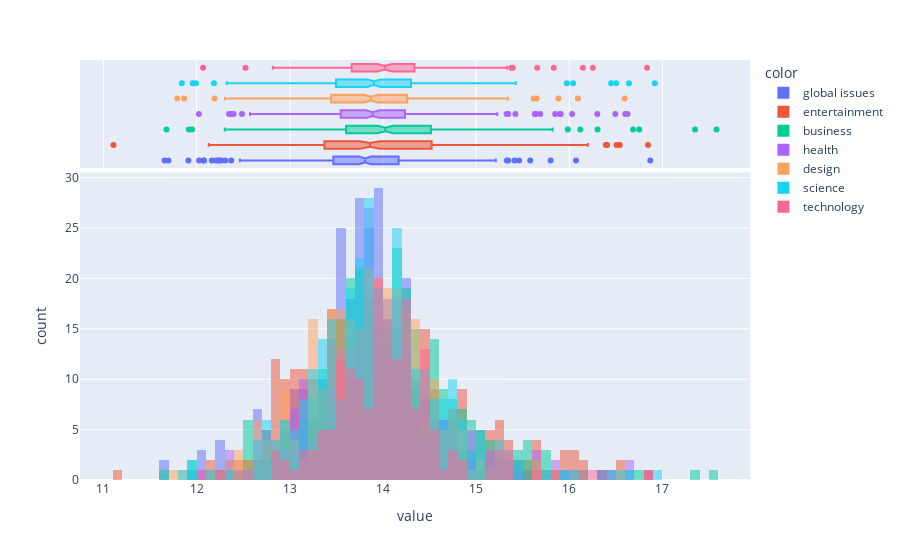

This figure's notebook cell:
### Code cell
topic_df = df.dropna()
px.histogram(np.log(topic_df['views']), color=topic_df['dominant_group'], barmode="overlay", marginal="box").show()
print("Median views:")
print(topic_df.groupby("dominant_group")["views"].median())
print("Total views:")
print(topic_df.groupby("dominant_group")["views"].sum())

### Figure 1 — Plotly figure (JSON) as saved in the notebook; plotly's stock layout.template omitted (floating-point values rounded to 4 significant figures; data arrays with more than 128 entries replaced by an {"elided": "..."} marker saying what was removed)
{"data": [{"alignmentgroup": "True", "bingroup": "x", "hovertemplate": "color=global issues<br>value=%{x}<br>count=%{y}<extra></extra>", "legendgroup": "global issues", "marker": {"color": "#636efa", "opacity": 0.5, "pattern": {"shape": ""}}, "name": "global issues", "offsetgroup": "global issues", "orientation": "v", "showlegend": true, "x": {"elided": "315 float values"}, "xaxis": "x", "yaxis": "y", "type": "histogram"}, {"alignmentgroup": "True", "hovertemplate": "color=global issues<br>value=%{x}<extra></extra>", "legendgroup": "global issues", "marker": {"color": "#636efa"}, "name": "global issues", "notched": true, "offsetgroup": "global issues", "showlegend": false, "x": {"elided": "315 float values"}, "xaxis": "x2", "yaxis": "y2", "type": "box"}, {"alignmentgroup": "True", "bingroup": "x", "hovertemplate": "color=entertainment<br>value=%{x}<br>count=%{y}<extra></extra>", "legendgroup": "entertainment", "marker": {"color": "#EF553B", "opacity": 0.5, "pattern": {"shape": ""}}, "name": "entertainment", "offsetgroup": "entertainment", "orientation": "v", "showlegend": true, "x": {"elided": "292 float values"}, "xaxis": "x", "yaxis": "y", "type": "histogram"}, {"alignmentgroup": "True", "hovertemplate": "color=entertainment<br>value=%{x}<extra></extra>", "legendgroup": "entertainment", "marker": {"color": "#EF553B"}, "name": "entertainment", "notched": true, "offsetgroup": "entertainment", "showlegend": false, "x": {"elided": "292 float values"}, "xaxis": "x2", "yaxis": "y2", "type": "box"}, {"alignmentgroup": "True", "bingroup": "x", "hovertemplate": "color=business<br>value=%{x}<br>count=%{y}<extra></extra>", "legendgroup": "business", "marker": {"color": "#00cc96", "opacity": 0.5, "pattern": {"shape": ""}}, "name": "business", "offsetgroup": "business", "orientation": "v", "showlegend": true, "x": {"elided": "301 float values"}, "xaxis": "x", "yaxis": "y", "type": "histogram"}, {"alignmentgroup": "True", "hovertemplate": "color=business<br>value=%{x}<extra></extra>", "legendgroup": "business", "marker": {"color": "#00cc96"}, "name": "business", "notched": true, "offsetgroup": "business", "showlegend": false, "x": {"elided": "301 float values"}, "xaxis": "x2", "yaxis": "y2", "type": "box"}, {"alignmentgroup": "True", "bingroup": "x", "hovertemplate": "color=health<br>value=%{x}<br>count=%{y}<extra></extra>", "legendgroup": "health", "marker": {"color": "#ab63fa", "opacity": 0.5, "pattern": {"shape": ""}}, "name": "health", "offsetgroup": "health", "orientation": "v", "showlegend": true, "x": {"elided": "236 float values"}, "xaxis": "x", "yaxis": "y", "type": "histogram"}, {"alignmentgroup": "True", "hovertemplate": "color=health<br>value=%{x}<extra></extra>", "legendgroup": "health", "marker": {"color": "#ab63fa"}, "name": "health", "notched": true, "offsetgroup": "health", "showlegend": false, "x": {"elided": "236 float values"}, "xaxis": "x2", "yaxis": "y2", "type": "box"}, {"alignmentgroup": "True", "bingroup": "x", "hovertemplate": "color=design<br>value=%{x}<br>count=%{y}<extra></extra>", "legendgroup": "design", "marker": {"color": "#FFA15A", "opacity": 0.5, "pattern": {"shape": ""}}, "name": "design", "offsetgroup": "design", "orientation": "v", "showlegend": true, "x": {"elided": "289 float values"}, "xaxis": "x", "yaxis": "y", "type": "histogram"}, {"alignmentgroup": "True", "hovertemplate": "color=design<br>value=%{x}<extra></extra>", "legendgroup": "design", "marker": {"color": "#FFA15A"}, "name": "design", "notched": true, "offsetgroup": "design", "showlegend": false, "x": {"elided": "289 float values"}, "xaxis": "x2", "yaxis": "y2", "type": "box"}, {"alignmentgroup": "True", "bingroup": "x", "hovertemplate": "color=science<br>value=%{x}<br>count=%{y}<extra></extra>", "legendgroup": "science", "marker": {"color": "#19d3f3", "opacity": 0.5, "pattern": {"shape": ""}}, "name": "science", "offsetgroup": "science", "orientation": "v", "showlegend": true, "x": {"elided": "315 float values"}, "xaxis": "x", "yaxis": "y", "type": "histogram"}, {"alignmentgroup": "True", "hovertemplate": "color=science<br>value=%{x}<extra></extra>", "legendgroup": "science", "marker": {"color": "#19d3f3"}, "name": "science", "notched": true, "offsetgroup": "science", "showlegend": false, "x": {"elided": "315 float values"}, "xaxis": "x2", "yaxis": "y2", "type": "box"}, {"alignmentgroup": "True", "bingroup": "x", "hovertemplate": "color=technology<br>value=%{x}<br>count=%{y}<extra></extra>", "legendgroup": "technology", "marker": {"color": "#FF6692", "opacity": 0.5, "pattern": {"shape": ""}}, "name": "technology", "offsetgroup": "technology", "orientation": "v", "showlegend": true, "x": {"elided": "175 float values"}, "xaxis": "x", "yaxis": "y", "type": "histogram"}, {"alignmentgroup": "True", "hovertemplate": "color=technology<br>value=%{x}<extra></extra>", "legendgroup": "technology", "marker": {"color": "#FF6692"}, "name": "technology", "notched": true, "offsetgroup": "technology", "showlegend": false, "x": {"elided": "175 float values"}, "xaxis": "x2", "yaxis": "y2", "type": "box"}], "layout": {"xaxis": {"anchor": "y", "domain": [0.0, 1.0], "title": {"text": "value"}}, "yaxis": {"anchor": "x", "domain": [0.0, 0.7326], "title": {"text": "count"}}, "xaxis2": {"anchor": "y2", "domain": [0.0, 1.0], "matches": "x", "showticklabels": false, "showgrid": true}, "yaxis2": {"anchor": "x2", "domain": [0.7426, 1.0], "matches": "y2", "showticklabels": false, "showline": false, "ticks": "", "showgrid": false}, "legend": {"title": {"text": "color"}, "tracegroupgap": 0}, "margin": {"t": 60}, "barmode": "overlay"}}
